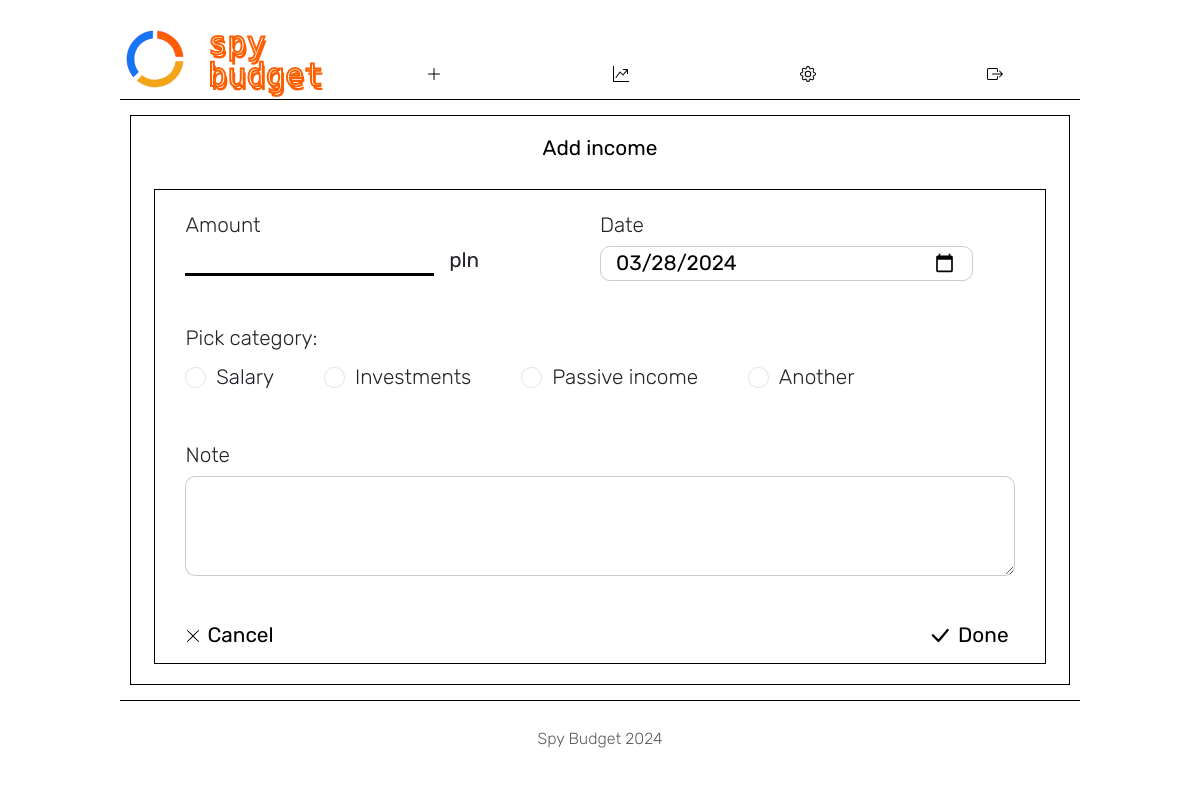
The app's page /add-income.php (signed in) with its own data.
### tables this page shows
CREATE TABLE `incomes_category_assigned_to_users` (
  `income_category_assigned_to_user_id` int(11) NOT NULL,
  `user_id` int(11) NOT NULL,
  `income_category_name` varchar(50) NOT NULL
);

### add-income.php (the view, shortened to what this page needs)
<?php
require_once "database.php";
if(isset($_SESSION['logged_id']) && isset($_SESSION['logged_name'])){
  $logged_user_id = $_SESSION['logged_id'];
  $incomesCategoriesDisplayQuery = $db->prepare("SELECT income_category_assigned_to_user_id, income_category_name FROM incomes_category_assigned_to_users WHERE user_id = :logged_user_id");
  $incomesCategoriesDisplayQuery->bindValue(":logged_user_id", $logged_user_id, PDO::PARAM_INT);
  $incomesCategoriesDisplayQuery->execute();
  $incomesCategories = $incomesCategoriesDisplayQuery->fetchAll();
} else {
  header("Location: index.php");
  exit();
}
?>
<!DOCTYPE html>
<html lang="en">
  <head>
    <link
      href="https://cdn.jsdelivr.net/npm/bootstrap@5.3.3/dist/css/bootstrap.min.css"
      rel="stylesheet"
    />
    <link rel="stylesheet" href="style.css" />
  </head>
  <body>
    <header>
      <nav class="navbar navbar-expand-lg navbar-dark bg-dark custom-bg-color custom-position">
        <div
          class="collapse navbar-collapse justify-content-md-center custom-position"
          id="navbarsExample08"
        >
          <ul class="navbar-nav custom-width">
            <li class="nav-item active custom-layout-logo">
              <img class="logo" src="./assets/pie-chart-logo.svg" alt="Logo" />
              <a class="nav-link custom-font-logo" href="./userpage.php"
                >spy <br />budget</span> </a
              >
            </li>
            <li class="nav-item dropdown nav-item-custom-postion">
              <img id="add" class="nav-icon" src="./assets/plus-lg.svg" alt="Add" />
            </li>
            <li class="nav-item nav-item-custom-postion">
              <img id="check-balance" class="nav-icon" src="./assets/graph-up-arrow.svg" alt="Check balance" />
            </li>
            <li class="nav-item nav-item-custom-postion">
              <img id="settings" class="nav-icon" src="./assets/gear.svg" alt="Settings" />
            </li>
            <li class="nav-item nav-item-custom-postion">
              <img id="log-out" class="nav-icon" src="./assets/box-arrow-right.svg" alt="Log out" />
            </li>
          </ul>
        </div>
      </nav>
    </header>
    <main>
      <div class="transaction-form">
        <h2>Add income</h2>
          <form class="input-form" action="add-income-to-database.php" method="post">
            <div class="form-amount-date">
              <div class="form-input">
                <span>Amount</span>
                <div class="amount-input-currency"><input class="amount-input" type="text" name="amount"/>
                  <span class="currency">pln</span></div>
              </div>
              <div class="form-input">
                <span>Date</span>
                <input class="date-input" type="date" id="start" name="transaction-date" value="" min="" max="" />
              </div>
            </div>
            <fieldset class="form-input category">
              <legend>Pick category:</legend>
              <div class="radio-row">
                <?php
                foreach($incomesCategories as $incomeCategory){
                  echo '<div class="form-check">';
                  echo '<input type="radio" id="'.$incomeCategory['income_category_name'].'" name="transaction-category" value="'.$incomeCategory['income_category_assigned_to_user_id'].'" class="form-check-input">';
                  echo '<label for="'.$incomeCategory['income_category_name'].'" class="form-check-label">'.$incomeCategory['income_category_name'].'</label>';
                  echo '</div>';
                }
                ?>
              </div>
            </fieldset>
            <div class="form-input-note">
              <span>Note</span>
              <textarea class="form-control" name="note" aria-label="With textarea"></textarea>
            </div>
            <div class="form-button-action">
              <div class="cancel-button button-action"><img src="./assets/x-lg.svg" alt="Cancel"><a href="./userpage.php"><button>Cancel</button></a></div>
              <div class="done-button button-action"><img src="./assets/check-lg.svg" alt="Done"><button type="submit">Done</button></div>
            </div>
          </form>
      </div>
    </main>
    <footer class="footer mt-auto py-3 footer-custom-font">
      <div class="container">
        <span class="text-muted">Spy Budget 2024</span>
      </div>
    </footer>
  </body>
</html>

### records on screen
incomes_category_assigned_to_users: income_category_name "Salary"
incomes_category_assigned_to_users: income_category_name "Investments"
incomes_category_assigned_to_users: income_category_name "Passive income"
incomes_category_assigned_to_users: income_category_name "Another"
